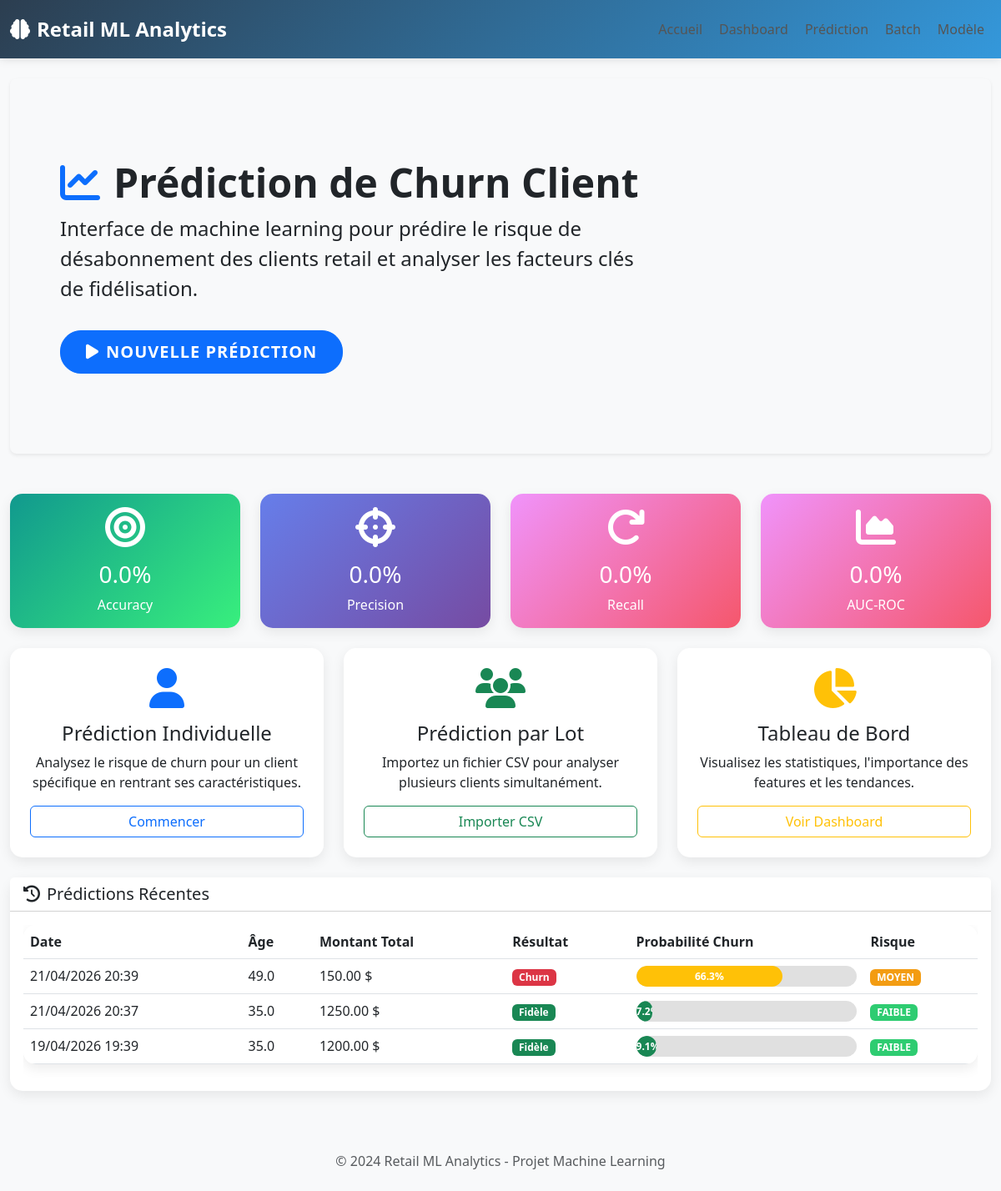
The page / on the database its author committed.
### app/models.py (models this page shows, shortened)
class Prediction(db.Model):
    __tablename__ = 'prediction'
    id                = db.Column(db.Integer, primary_key=True)
    timestamp         = db.Column(db.DateTime, default=datetime.utcnow)
    recency           = db.Column(db.Float)
    frequency         = db.Column(db.Float)
    monetary_total    = db.Column(db.Float)
    age               = db.Column(db.Float)
    support_tickets   = db.Column(db.Float)   # SupportTicketsCount
    prediction        = db.Column(db.Integer)   # 0 = Fidèle, 1 = Churn
    probability_churn = db.Column(db.Float)
    risk_level        = db.Column(db.String(20))

### app/routes.py (the view)
@main_bp.route('/')
def index():
    from app import db
    from app.models import Prediction
    try:
        recent_preds = Prediction.query.order_by(
            Prediction.timestamp.desc()).limit(5).all()
        metrics, *_ = _model_metrics()
        return render_template('index.html',
                               recent_predictions=recent_preds,
                               metrics=metrics)
    except Exception as e:
        metrics = {'accuracy': 0, 'precision': 0, 'recall': 0,
                   'f1_score': 0, 'auc': 0, 'auc_roc': 0}
        return render_template('index.html', metrics=metrics)

### app/templates/index.html
{% extends "base.html" %}
{% block content %}
<div class="container mt-4">
    <div class="row mb-4">
        <div class="col-12">
            <div class="p-5 mb-4 bg-light rounded-3 shadow-sm">
                <div class="container-fluid py-5">
                    <h1 class="display-5 fw-bold"><i class="fas fa-chart-line me-3 text-primary"></i>Prédiction de Churn Client</h1>
                    <p class="col-md-8 fs-4">Interface de machine learning pour prédire le risque de désabonnement des clients retail et analyser les facteurs clés de fidélisation.</p>
                    <a href="{{ url_for('main.predict') }}" class="btn btn-primary btn-lg btn-custom mt-3">
                        <i class="fas fa-play me-2"></i>Nouvelle Prédiction
                    </a>
                </div>
            </div>
        </div>
    </div>
    <div class="row mb-4">
        <div class="col-md-3">
            <div class="card metric-card success h-100">
                <div class="card-body text-center">
                    <i class="fas fa-bullseye fa-3x mb-3"></i>
                    <h3 class="card-title">{{ "%.1f"|format(metrics.accuracy * 100) }}%</h3>
                    <p class="card-text">Accuracy</p>
                </div>
            </div>
        </div>
        <div class="col-md-3">
            <div class="card metric-card h-100">
                <div class="card-body text-center">
                    <i class="fas fa-crosshairs fa-3x mb-3"></i>
                    <h3 class="card-title">{{ "%.1f"|format(metrics.precision * 100) }}%</h3>
                    <p class="card-text">Precision</p>
                </div>
            </div>
        </div>
        <div class="col-md-3">
            <div class="card metric-card warning h-100">
                <div class="card-body text-center">
                    <i class="fas fa-redo fa-3x mb-3"></i>
                    <h3 class="card-title">{{ "%.1f"|format(metrics.recall * 100) }}%</h3>
                    <p class="card-text">Recall</p>
                </div>
            </div>
        </div>
        <div class="col-md-3">
            <div class="card metric-card h-100" style="background: linear-gradient(135deg, #f093fb 0%, #f5576c 100%);">
                <div class="card-body text-center">
                    <i class="fas fa-chart-area fa-3x mb-3"></i>
                    <h3 class="card-title">{{ "%.1f"|format(metrics.auc * 100) }}%</h3>
                    <p class="card-text">AUC-ROC</p>
                </div>
            </div>
        </div>
    </div>
    <div class="row mb-4">
        <div class="col-md-4">
            <div class="card h-100 text-center p-4">
                <i class="fas fa-user fa-3x text-primary mb-3"></i>
                <h4>Prédiction Individuelle</h4>
                <p>Analysez le risque de churn pour un client spécifique en rentrant ses caractéristiques.</p>
                <a href="{{ url_for('main.predict') }}" class="btn btn-outline-primary">Commencer</a>
            </div>
        </div>
        <div class="col-md-4">
            <div class="card h-100 text-center p-4">
                <i class="fas fa-users fa-3x text-success mb-3"></i>
                <h4>Prédiction par Lot</h4>
                <p>Importez un fichier CSV pour analyser plusieurs clients simultanément.</p>
                <a href="{{ url_for('main.batch_predict') }}" class="btn btn-outline-success">Importer CSV</a>
            </div>
        </div>
        <div class="col-md-4">
            <div class="card h-100 text-center p-4">
                <i class="fas fa-chart-pie fa-3x text-warning mb-3"></i>
                <h4>Tableau de Bord</h4>
                <p>Visualisez les statistiques, l'importance des features et les tendances.</p>
                <a href="{{ url_for('main.dashboard') }}" class="btn btn-outline-warning">Voir Dashboard</a>
            </div>
        </div>
    </div>
    {% if recent_predictions %}
    <div class="row">
        <div class="col-12">
            <div class="card">
                <div class="card-header bg-white">
                    <h5 class="mb-0"><i class="fas fa-history me-2"></i>Prédictions Récentes</h5>
                </div>
                <div class="card-body">
                    <div class="table-responsive">
                        <table class="table table-hover">
                            <thead>
                                <tr>
                                    <th>Date</th>
                                    <th>Âge</th>
                                    <th>Montant Total</th>
                                    <th>Résultat</th>
                                    <th>Probabilité Churn</th>
                                    <th>Risque</th>
                                </tr>
                            </thead>
                            <tbody>
                                {% for pred in recent_predictions %}
                                <tr>
                                    <td>{{ pred.timestamp.strftime('%d/%m/%Y %H:%M') }}</td>
                                    <td>{{ pred.age }}</td>
                                    <td>{{ "%.2f"|format(pred.monetary_total) }} $</td>
                                    <td>
                                        {% if pred.prediction == 1 %}
                                            <span class="badge bg-danger">Churn</span>
                                        {% else %}
                                            <span class="badge bg-success">Fidèle</span>
                                        {% endif %}
                                    </td>
                                    <td>
                                        <div class="progress">
                                            <div class="progress-bar bg-{{ 'danger' if pred.probability_churn > 0.7 else 'warning' if pred.probability_churn > 0.3 else 'success' }}"
                                                 role="progressbar"
                                                 style="width: {{ pred.probability_churn * 100 }}%">
                                                {{ "%.1f"|format(pred.probability_churn * 100) }}%
                                            </div>
                                        </div>
                                    </td>
                                    <td>
                                        <span class="badge badge-risk-{{ 'high' if pred.risk_level == 'ÉLEVÉ' else 'medium' if pred.risk_level == 'MOYEN' else 'low' }}">
                                            {{ pred.risk_level }}
                                        </span>
                                    </td>
                                </tr>
                                {% endfor %}
                            </tbody>
                        </table>
                    </div>
                </div>
            </div>
        </div>
    </div>
    {% endif %}
</div>
{% endblock %}

### app/templates/base.html (shortened to what this page needs)
<!DOCTYPE html>
<html lang="fr">
<head>
    <link href="https://cdn.jsdelivr.net/npm/bootstrap@5.3.0/dist/css/bootstrap.min.css" rel="stylesheet">
    <link rel="stylesheet" href="https://cdnjs.cloudflare.com/ajax/libs/font-awesome/6.4.0/css/all.min.css">
</head>
<body>
    <nav class="navbar navbar-dark navbar-expand-lg">
        <div class="container-fluid">
            <a class="navbar-brand" href="{{ url_for('main.index') }}">
                <i class="fas fa-brain me-2"></i>Retail ML Analytics
            </a>
            <div class="collapse navbar-collapse" id="navbarNav">
                <ul class="navbar-nav ms-auto">
                    <li class="nav-item">
                        <a class="nav-link" href="{{ url_for('main.index') }}">Accueil</a>
                    </li>
                    <li class="nav-item">
                        <a class="nav-link" href="{{ url_for('main.dashboard') }}">Dashboard</a>
                    </li>
                    <li class="nav-item">
                        <a class="nav-link" href="{{ url_for('main.predict') }}">Prédiction</a>
                    </li>
                    <li class="nav-item">
                        <a class="nav-link" href="{{ url_for('main.batch_predict') }}">Batch</a>
                    </li>
                    <li class="nav-item">
                        <a class="nav-link" href="{{ url_for('main.model_info') }}">Modèle</a>
                    </li>
                </ul>
            </div>
        </div>
    </nav>
    <div class="container-fluid">
        <div class="row">
            {% block content %}{% endblock %}
        </div>
    </div>
    <footer class="bg-light text-center py-4 mt-5">
        <p class="mb-0 text-muted">&copy; 2024 Retail ML Analytics - Projet Machine Learning</p>
    </footer>
</body>
</html>

### app/templates/base.html (style rules this page uses)
:root { --primary-color: #3498db; --secondary-color: #2c3e50; --success-color: #2ecc71; --danger-color: #e74c3c; --warning-color: #f39c12; }
body { background-color: #f8f9fa; font-family: 'Segoe UI', Tahoma, Geneva, Verdana, sans-serif; }
.navbar { background: linear-gradient(135deg, var(--secondary-color), var(--primary-color)); box-shadow: 0 2px 10px rgba(0,0,0,0.1); }
.navbar-brand { font-weight: bold; font-size: 1.5rem; }
.card { border: none; border-radius: 15px; box-shadow: 0 5px 15px rgba(0,0,0,0.08); transition: transform 0.3s ease, box-shadow 0.3s ease; }
.metric-card { background: linear-gradient(135deg, #667eea 0%, #764ba2 100%); color: white; }
.metric-card.success { background: linear-gradient(135deg, #11998e 0%, #38ef7d 100%); }
.metric-card.warning { background: linear-gradient(135deg, #f093fb 0%, #f5576c 100%); }
.btn-custom { border-radius: 25px; padding: 10px 30px; font-weight: 600; text-transform: uppercase; letter-spacing: 1px; transition: all 0.3s; }
.nav-link { color: #555; padding: 15px 20px; border-left: 4px solid transparent; transition: all 0.3s; }
.progress { height: 25px; border-radius: 15px; background-color: #e0e0e0; }
.progress-bar { border-radius: 15px; font-weight: bold; line-height: 25px; }
.table { background: white; border-radius: 15px; overflow: hidden; box-shadow: 0 5px 15px rgba(0,0,0,0.08); }
.badge-risk-medium { background: var(--warning-color); }
.badge-risk-low { background: var(--success-color); }

### rows shown on the page
Prediction: timestamp "21/04/2026 20:39", age "49.0", monetary_total "150.00", prediction "Churn", pred.probability_churn*100 "66.3", risk_level "MOYEN"
Prediction: timestamp "21/04/2026 20:37", age "35.0", monetary_total "1250.00", prediction "Fidèle", pred.probability_churn*100 "7.2", risk_level "FAIBLE"
Prediction: timestamp "19/04/2026 19:39", age "35.0", monetary_total "1200.00", prediction "Fidèle", pred.probability_churn*100 "9.1", risk_level "FAIBLE"

### other values the page prints
{{ "%.1f"|format(metrics.accuracy * 100) }} "0.0"
{{ "%.1f"|format(metrics.precision * 100) }} "0.0"
{{ "%.1f"|format(metrics.recall * 100) }} "0.0"
{{ "%.1f"|format(metrics.auc * 100) }} "0.0"
